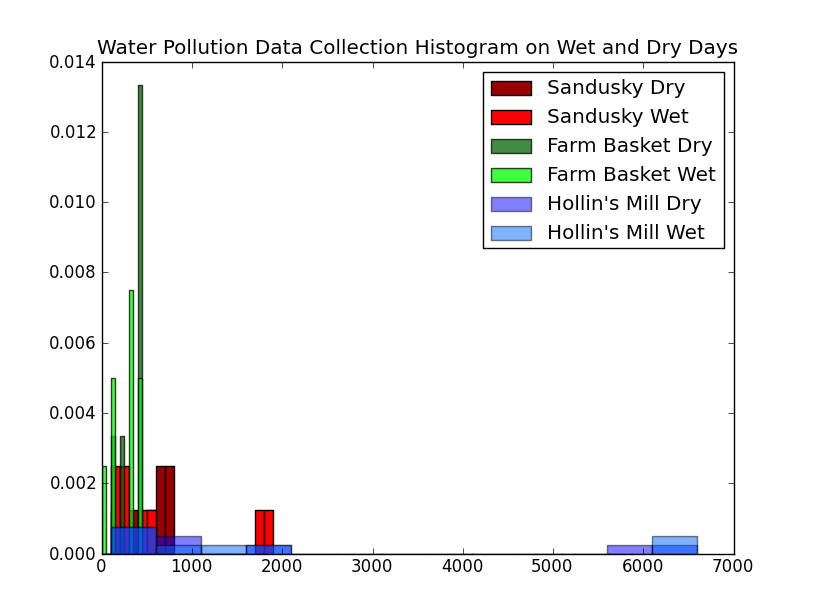

This figure's Python source:
#####
# Owen Kuemerle
# CS 106 - Introduction to Programming
# Programming assignment 4
# Histogram plots of three water pollution collection sites
# This compares wet and dry collection days
#####
# Import the libraries needed for plotting
import numpy as np
import pylab as pl

# Data points for Sandusky
sandusky_dry = [100, 700, 800, 600, 300, 200, 500, 600]
sandusky_wet = [1900, 1700, 200, 500, 100, 400, 100, 200]

# Data points for Farm Basket
farm_basket_dry = [400, 100, 400, 200, 400, 400]
farm_basket_wet = [100, 300, 0, 100, 300, 300, 400, 400]

# Data points for Hollin's Mill
hollins_mill_dry = [800, 200, 500, 200, 1600, 900, 6600, 5800]
hollins_mill_wet = [200, 200, 600, 500, 6100, 6400, 1800, 1200]

pl.hist(sandusky_dry, bins=np.arange(0.0,900.0,100.0),
	normed=True, color='#990000', label="Sandusky Dry")
pl.hist(sandusky_wet, bins=np.arange(0.0,2000.0,100.0),
	normed=True, color='#FF0000', label="Sandusky Wet")
pl.hist(farm_basket_dry, bins=np.arange(0.0,500.0,50.0),
	normed=True, color='#006600', alpha=0.75, label="Farm Basket Dry")
pl.hist(farm_basket_wet, bins=np.arange(0.0,500.0,50.0),
	normed=True, color='#00FF00', alpha=0.75, label="Farm Basket Wet")
pl.hist(hollins_mill_dry, bins=np.arange(100.0,7000.0,500.0),
	normed=True, color='#0000FF', alpha=0.5, label="Hollin's Mill Dry")
pl.hist(hollins_mill_wet, bins=np.arange(100.0,7000.0,500.0),
	normed=True, color='#0066FF', alpha=0.5, label="Hollin's Mill Wet")
pl.title("Water Pollution Data Collection Histogram on Wet and Dry Days")
pl.legend()
pl.show()
